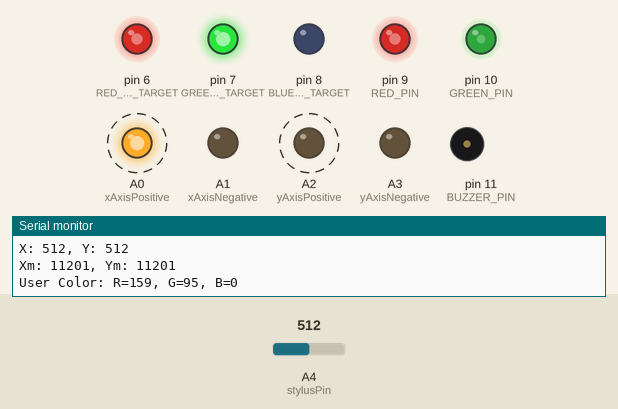
Simulated run of this sketch. Board: Arduino Uno, built with avr-gcc and run on an emulated ATmega328P. Parts: output pins drawn as LEDs (lit = HIGH), buzzer (waves = sounding), the last lines printed to the serial monitor. Dashed ring = blinking. Inputs (shaded band) come from the test bench; at power-on: A4 (stylusPin) = 512. Random numbers use the default seed unless the sketch sets one.

Above: at 1.27 s.
1.3 s: A4 (stylusPin) set to 900
At 1.56 s:
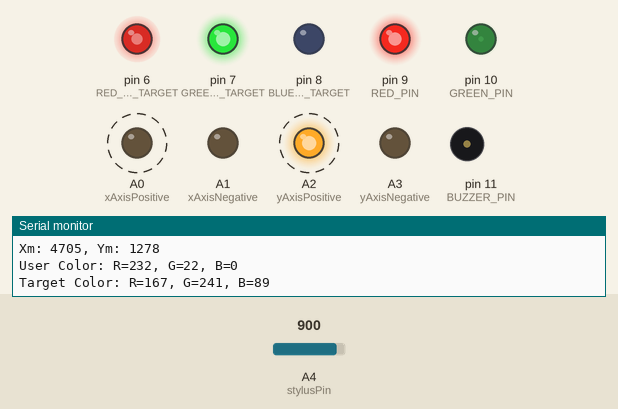
4.3 s: A4 (stylusPin) set to 866
At 4.49 s:
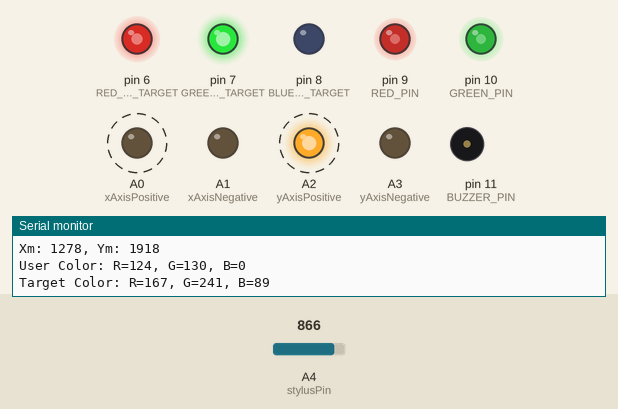
7.3 s: A4 (stylusPin) set to 835
10.3 s: A4 (stylusPin) set to 914
At 10.54 s:
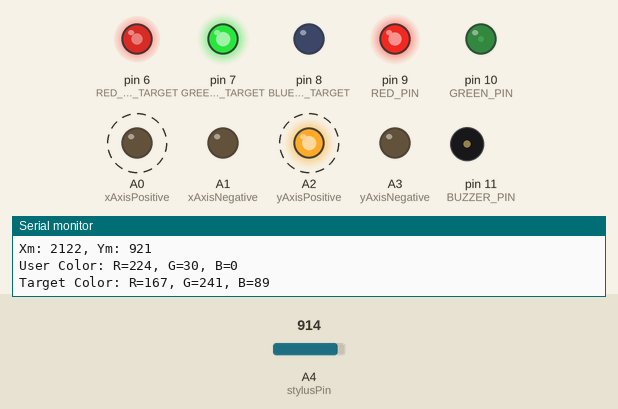
13.3 s: A4 (stylusPin) set to 941
At 13.56 s:
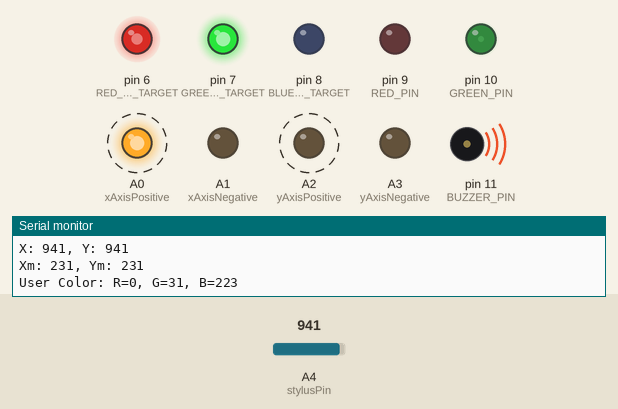
16.3 s: A4 (stylusPin) set to 716
At 16.8 s:
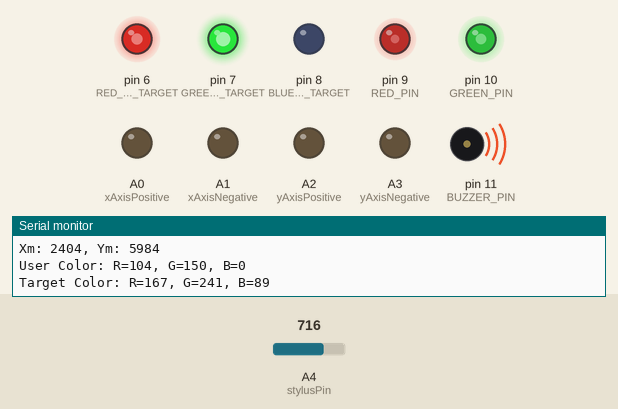
Timing chart, 0 to 20.3 s (numbered marks = the images above; inputs shaded):
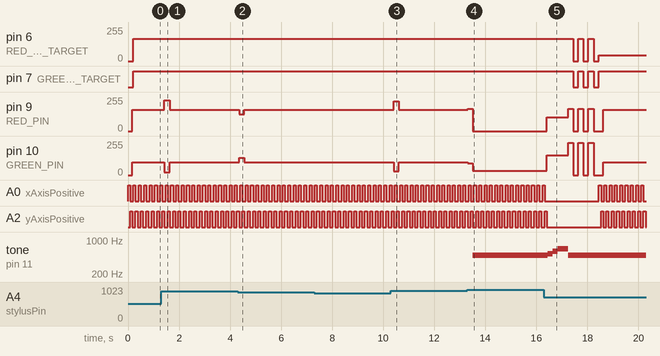

Measured:
- the behaviour switches between 930 and 931 on A4 (stylusPin) (found by bisection; images 3 and 4)
- after the input at 1.3 s, pin 9 (RED_PIN): 159/255 → 232/255 after 0.13 s, → 159/255 0.21 s later; pin 10 (GREEN_PIN): 95/255 → 22/255 after 0.13 s, → 95/255 0.21 s later
- after the input at 4.3 s, pin 9 (RED_PIN): 159/255 → 124/255 after 0.05 s, → 159/255 0.21 s later; pin 10 (GREEN_PIN): 95/255 → 130/255 after 0.05 s, → 95/255 0.21 s later
- after the input at 10.3 s, pin 9 (RED_PIN): 159/255 → 224/255 after 0.11 s, → 159/255 0.21 s later; pin 10 (GREEN_PIN): 95/255 → 30/255 after 0.11 s, → 95/255 0.21 s later
- after the input at 13.3 s, pin 9 (RED_PIN): 159/255 → 167/255 at once, → 0/255 0.21 s later; pin 10 (GREEN_PIN): 95/255 → 87/255 at once, → 31/255 0.21 s later; tone on pin 11 (BUZZER_PIN): silent → 490 Hz after 0.21 s
- after the input at 16.3 s, pin 6 (RED_PIN_TARGET): 167/255 → 0/255 after 1.1 s, then repeats every 0.40 s: 167/255 0.20 s, 0/255 0.20 s, until it stays 42/255 from 18.4 s; pin 7 (GREEN_PIN_TARGET): alternates HIGH for 0.20 s and LOW for 0.20 s, 6 changes in all, then stays HIGH, starting after 1.1 s
- by itself, A0 (xAxisPositive): repeats every 0.21 s: HIGH 0.08 s, LOW 0.13 s

The sketch:

main.ino
```cpp
#include <math.h>

#define PI 3.14159265
#define BUZZER_PIN 11 // Define the pin for the piezo buzzer

// User changing pins:
#define RED_PIN 9
#define GREEN_PIN 10
#define BLUE_PIN 11

// Target LED Pins:
#define RED_PIN_TARGET 6
#define GREEN_PIN_TARGET 7
#define BLUE_PIN_TARGET 8

const int stylusPin = A4; // Analog input pin for stylus
const int xAxisPositive = A0;
const int xAxisNegative = A1;
const int yAxisPositive = A2;
const int yAxisNegative = A3;
const int numSamples = 64; // Number of samples to average

int targetR, targetG, targetB; // Target RGB values

void setup() {
  // Set up serial communication
  Serial.begin(9600);

  // Set 2D board pins as output
  pinMode(xAxisPositive, OUTPUT);
  pinMode(xAxisNegative, OUTPUT);
  pinMode(yAxisPositive, OUTPUT);
  pinMode(yAxisNegative, OUTPUT);

  // Initialize 2D board pins to LOW
  digitalWrite(xAxisPositive, LOW);
  digitalWrite(xAxisNegative, LOW);
  digitalWrite(yAxisPositive, LOW);
  digitalWrite(yAxisNegative, LOW);

  pinMode(BUZZER_PIN, OUTPUT);

  // Set up RGB LED pins as output
  pinMode(RED_PIN, OUTPUT);
  pinMode(GREEN_PIN, OUTPUT);
  pinMode(BLUE_PIN, OUTPUT);
  pinMode(RED_PIN_TARGET, OUTPUT);
  pinMode(GREEN_PIN_TARGET, OUTPUT);
  pinMode(BLUE_PIN_TARGET, OUTPUT);

   // Generate the first target color
  generateTargetColor();
}

void loop() {
  // Read and average X-axis
  digitalWrite(xAxisPositive, HIGH);
  digitalWrite(xAxisNegative, LOW);
  delay(10); // Short delay for stabilization
  long sumX = 0;
  for (int i = 0; i < numSamples; i++) {
    sumX += analogRead(stylusPin);
    delay(1); // Short delay between samples
  }
  int avgXValue = sumX / numSamples;
  digitalWrite(xAxisPositive, LOW); // Reset X-axis pins

  // Read and average Y-axis
  digitalWrite(yAxisPositive, HIGH);
  digitalWrite(yAxisNegative, LOW);
  delay(10); // Short delay for stabilization
  long sumY = 0;
  for (int i = 0; i < numSamples; i++) {
    sumY += analogRead(stylusPin);
    delay(1); // Short delay between samples
  }
  int avgYValue = sumY / numSamples;
  digitalWrite(yAxisPositive, LOW); // Reset Y-axis pins

  // Print averaged X and Y coordinates
  Serial.print("X: ");
  Serial.print(avgXValue);
  Serial.print(", Y: ");
  Serial.println(avgYValue);

  avgXValue = map(avgXValue, 910, 950, 1023, 0);
  avgYValue = map(avgYValue, 910, 950, 1023, 0);

  // Print averaged X and Y coordinates
  Serial.print("Xm: ");
  Serial.print(avgXValue);
  Serial.print(", Ym: ");
  Serial.println(avgYValue);

  // Convert averaged X and Y values to RGB and set the user LED color
  float xf = avgXValue / 1023.0 - 0.5;
  float yf = avgYValue / 1023.0 - 0.5;
  int r, g, b;
  getRGBFromXY(xf, yf, &r, &g, &b);
  analogWrite(RED_PIN, r);
  analogWrite(GREEN_PIN, g);
  analogWrite(BLUE_PIN, b);

  Serial.print("User Color: ");
  Serial.print("R=");
  Serial.print(r);
  Serial.print(", G=");
  Serial.print(g);
  Serial.print(", B=");
  Serial.println(b);

  Serial.print("Target Color: ");
  Serial.print("R=");
  Serial.print(targetR);
  Serial.print(", G=");
  Serial.print(targetG);
  Serial.print(", B=");
  Serial.println(targetB);

  // Check if the user's color matches the target color
  if (isColorMatch(r, g, b, targetR, targetG, targetB)) {
    playScoreBeep();
    // Flash both LEDs three times
    for (int i = 0; i < 3; i++) {
      flashLEDs();
    }
    // Generate a new target color
    generateTargetColor();
  }

  // Set the target LED color
  analogWrite(RED_PIN_TARGET, targetR);
  analogWrite(GREEN_PIN_TARGET, targetG);
  analogWrite(BLUE_PIN_TARGET, targetB);

  // Delay before the next loop iteration
  delay(10);
}

void generateTargetColor() {
  // Generate random RGB values for the target color
  targetR = random(256);
  targetG = random(256);
  targetB = random(128); //blue is hard to see because physics
}

bool isColorMatch(int r, int g, int b, int targetR, int targetG, int targetB) {
  // Check if the user's color is within 10% of the target color
  return abs(r - targetR) <= 100 && abs(g - targetG) <= 100 && abs(b - targetB) <= 110;
}

void flashLEDs() {
  // Turn both LEDs on
  analogWrite(RED_PIN, targetR);
  analogWrite(GREEN_PIN, targetG);
  analogWrite(BLUE_PIN, targetB);
  analogWrite(RED_PIN_TARGET, targetR);
  analogWrite(GREEN_PIN_TARGET, targetG);
  analogWrite(BLUE_PIN_TARGET, targetB);
  delay(200);

  // Turn both LEDs off
  analogWrite(RED_PIN, 0);
  analogWrite(GREEN_PIN, 0);
  analogWrite(BLUE_PIN, 0);
  analogWrite(RED_PIN_TARGET, 0);
  analogWrite(GREEN_PIN_TARGET, 0);
  analogWrite(BLUE_PIN_TARGET, 0);
  delay(200);
}

void getRGBFromXY(float x, float y, int* r, int* g, int* b) {
  // Convert x,y to polar coordinates (r, theta)
  float theta = atan2(y, x);
  if (theta < 0) {
    theta += 2 * PI; // Ensure angle is positive
  }

  // Map theta to Hue (0-360)
  float hue = theta * (360 / (2 * PI));

  // Convert Hue to RGB (this is a simplified version, you might need a more accurate conversion)
  if (hue < 120) {
    *r = 255 - (hue * 255 / 120);
    *g = hue * 255 / 120;
    *b = 0;
  } else if (hue < 240) {
    hue -= 120;
    *r = 0;
    *g = 255 - (hue * 255 / 120);
    *b = hue * 255 / 120;
  } else {
    hue -= 240;
    *r = hue * 255 / 120;
    *g = 0;
    *b = 255 - (hue * 255 / 120);
  }
}

void playScoreBeep() {
  // Play a short melody to indicate a score
  tone(BUZZER_PIN, 523, 200); // Play note C5 for 200 ms
  delay(200);                 // Wait for 200 ms
  tone(BUZZER_PIN, 587, 200); // Play note D5 for 200 ms
  delay(200);                 // Wait for 200 ms
  tone(BUZZER_PIN, 659, 400); // Play note E5 for 400 ms
  delay(400);                 // Wait for 400 ms
  noTone(BUZZER_PIN);         // Stop playing any tone
}
```
